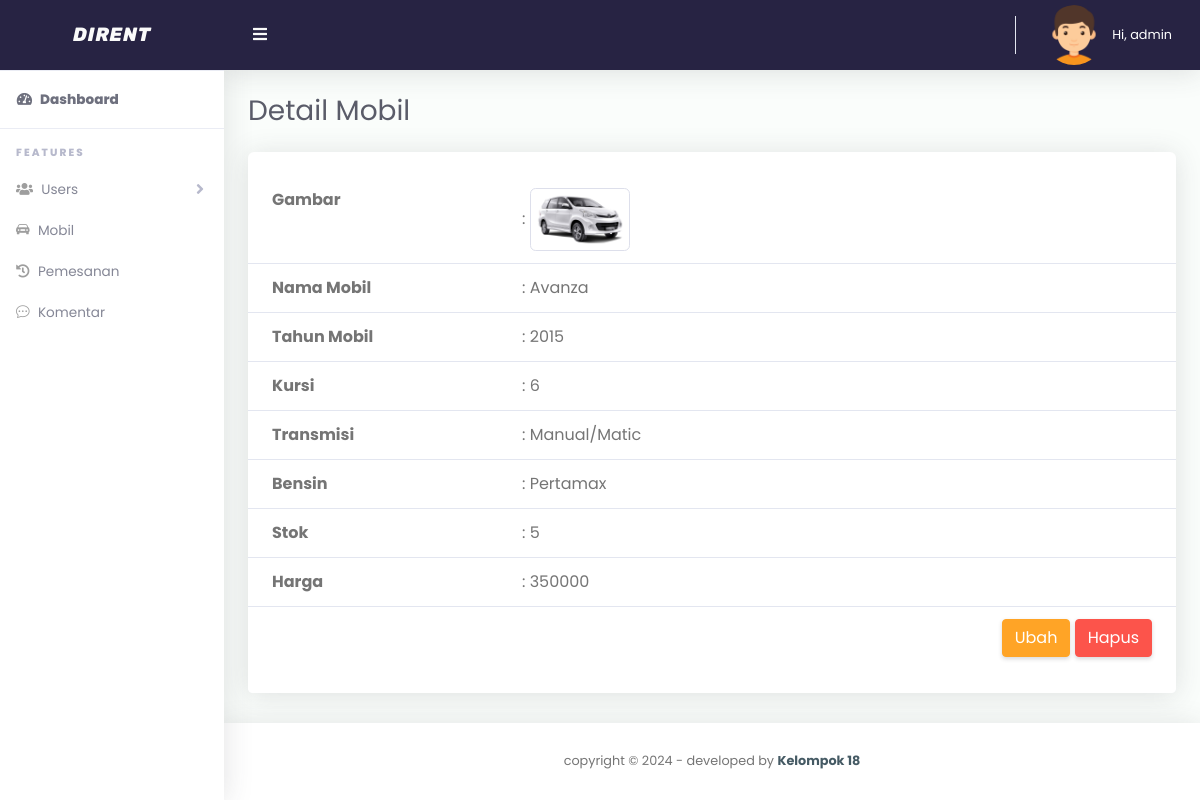
The page /admin/mobil_detail.php?id_mobil=2 (signed in) on the database its author committed.
### tables this page shows
CREATE TABLE `mobil` (
  `id_mobil` int(11) NOT NULL,
  `gambar` varchar(255) NOT NULL,
  `nama_mobil` varchar(60) NOT NULL,
  `tahun_mobil` varchar(11) NOT NULL,
  `kursi` int(2) NOT NULL,
  `transmisi` varchar(25) NOT NULL,
  `bensin` varchar(25) NOT NULL,
  `stok` int(11) NOT NULL,
  `harga` varchar(25) NOT NULL,
  `created_at` timestamp NOT NULL DEFAULT current_timestamp(),
  `updated_at` timestamp NOT NULL DEFAULT current_timestamp()
);

### config/functions/functionMobil.php (called while the page is built, shortened)
<?php
include('../config/conn.php');
function detail($id)
{
    global $conn;
    $result = mysqli_query($conn, "SELECT * FROM mobil WHERE id_mobil = '$id'");
    $row = mysqli_fetch_assoc($result);
    return $row;
}

### admin/mobil_detail.php (the view, shortened to what this page needs)
<?php
include('../config/functions/functionMobil.php');
$id = $_GET['id_mobil'];
$detailMobil = detail($id);
?>
<!DOCTYPE html>
<html lang="en">
<head>
    <?php include('../app/layouts/css.php'); ?>
</head>
<body id="page-top">
    <div id="wrapper">
        <?php include('../app/layouts/sidebar.php'); ?>
        <div id="content-wrapper" class="d-flex flex-column">
            <div id="content">
                <?php include('../app/layouts/topbar.php'); ?>
                <div class="container-fluid" id="container-wrapper">
                    <div class="d-sm-flex align-items-center justify-content-between mb-4">
                        <h1 class="h3 mb-0 text-gray-800">Detail Mobil</h1>
                    </div>
                    <div class="row">
                        <div class="col-lg-12 mb-4">
                            <div class="card">
                                <div class="table-responsive mt-4">
                                    <table class="table align-items-center table-flush">
                                        <tbody>
                                            <tr>
                                                <th style="width:250px;">Gambar</th>
                                                <td>: <img src="../app/img/<?= $detailMobil['gambar']; ?>" alt="" width="100" height="100" class="img-thumbnail"></td>
                                            </tr>
                                            <tr>
                                                <th style="width:250px;">Nama Mobil</th>
                                                <td>: <?= $detailMobil['nama_mobil']; ?></td>
                                            </tr>
                                            <tr>
                                                <th style="width:250px;">Tahun Mobil</th>
                                                <td>: <?= $detailMobil['tahun_mobil']; ?></td>
                                            </tr>
                                            <tr>
                                                <th style="width:250px;">Kursi</th>
                                                <td>: <?= $detailMobil['kursi']; ?></td>
                                            </tr>
                                            <tr>
                                                <th style="width:250px;">Transmisi</th>
                                                <td>: <?= $detailMobil['transmisi']; ?></td>
                                            </tr>
                                            <tr>
                                                <th style="width:250px;">Bensin</th>
                                                <td>: <?= $detailMobil['bensin']; ?></td>
                                            </tr>
                                            <tr>
                                                <th style="width:250px;">Stok</th>
                                                <td>: <?= $detailMobil['stok']; ?></td>
                                            </tr>
                                            <tr>
                                                <th style="width:250px;">Harga</th>
                                                <td>: <?= $detailMobil['harga']; ?></td>
                                            </tr>
                                            <tr>
                                                <td colspan="2" class="text-right">
                                                    <a href="mobil_ubah.php?id_mobil=<?= $detailMobil['id_mobil']; ?>" class="btn btn-warning">Ubah</a>
                                                    <a href="mobil_hapus.php?id_mobil=<?= $detailMobil['id_mobil']; ?>" class="btn btn-danger" onclick="return confirm('Yakin?')">Hapus</a>
                                                </td>
                                            </tr>
                                        </tbody>
                                    </table>
                                </div>
                                <div class="card-footer"></div>
                            </div>
                        </div>
                    </div>
                </div>
            </div>
            <?php include('../app/layouts/footer.php'); ?>
        </div>
    </div>
</body>
</html>

### app/assets/css/admin/dirent.css (style rules this page uses)
* { font-family: "Poppins", sans-serif; margin: 0; padding: 0; box-sizing: border-box; }
html { position: relative; min-height: 100%; }
body { height: 100%; }
#wrapper { display: -webkit-box; display: -ms-flexbox; display: flex; }
#wrapper #content-wrapper { background-color: #fafdfb; width: 100%; overflow-x: hidden; }
#wrapper #content-wrapper #content { -webkit-box-flex: 1; -ms-flex: 1 0 auto; flex: 1 0 auto; }
.container, .container-fluid, .container-login { padding-left: 1.5rem; padding-right: 1.5rem; }
.text-gray-800 { color: #5a5c69 !important; }
.table-flush td, .table-flush th { border-right: 0; border-left: 0; }
.table-flush tbody tr:first-child td, .table-flush tbody tr:first-child th { border-top: 0; }
.table-flush tbody tr:last-child td, .table-flush tbody tr:last-child th { border-bottom: 0; }
.card .table { margin-bottom: 0; }
.card .table td, .card .table th { padding-right: 1.5rem; padding-left: 1.5rem; }
.card { -webkit-box-shadow: 0 0.15rem 1.75rem 0 rgba(58, 59, 69, 0.15) !important; box-shadow: 0 0.15rem 1.75rem 0 rgba(58, 59, 69, 0.15) !important; }

### rows shown on the page
mobil: gambar (picture), nama_mobil "Avanza", tahun_mobil "2015", kursi "6", transmisi "Manual/Matic", bensin "Pertamax", stok "5", harga "350000"

### other values the page prints
$_SESSION['nama'] "admin"
